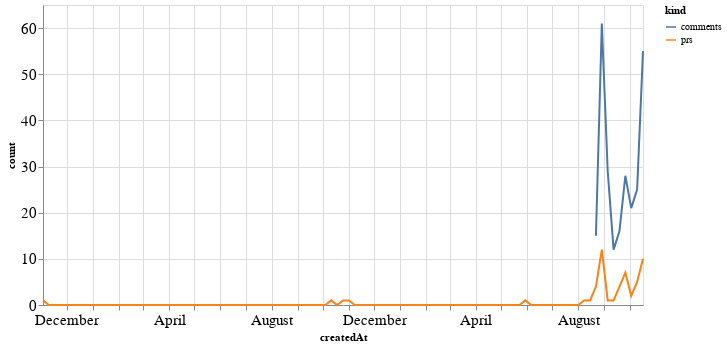

The cell this chart's notebook holds for it:
### Code cell
alt.Chart(total_time, width=600).mark_line().encode(
    x='createdAt',
    y='count',
    color='kind'
)

### Figure 1 — Vega-Lite specification as saved in the notebook (floating-point values rounded to 4 significant figures; data arrays with more than 128 entries replaced by an {"elided": "..."} marker saying what was removed)
{"config": {"axisLeft": {"labelFontSize": 15}, "axisBottom": {"labelFontSize": 15}}, "data": {"name": "data-e3d2037a73a56dfe8831486e09ea4d62"}, "mark": "line", "encoding": {"color": {"type": "nominal", "field": "kind"}, "x": {"type": "temporal", "field": "createdAt"}, "y": {"type": "quantitative", "field": "count"}}, "width": 600, "$schema": "https://vega.github.io/schema/vega-lite/v4.8.1.json", "datasets": {"data-e3d2037a73a56dfe8831486e09ea4d62": {"elided": "206 records"}}}
